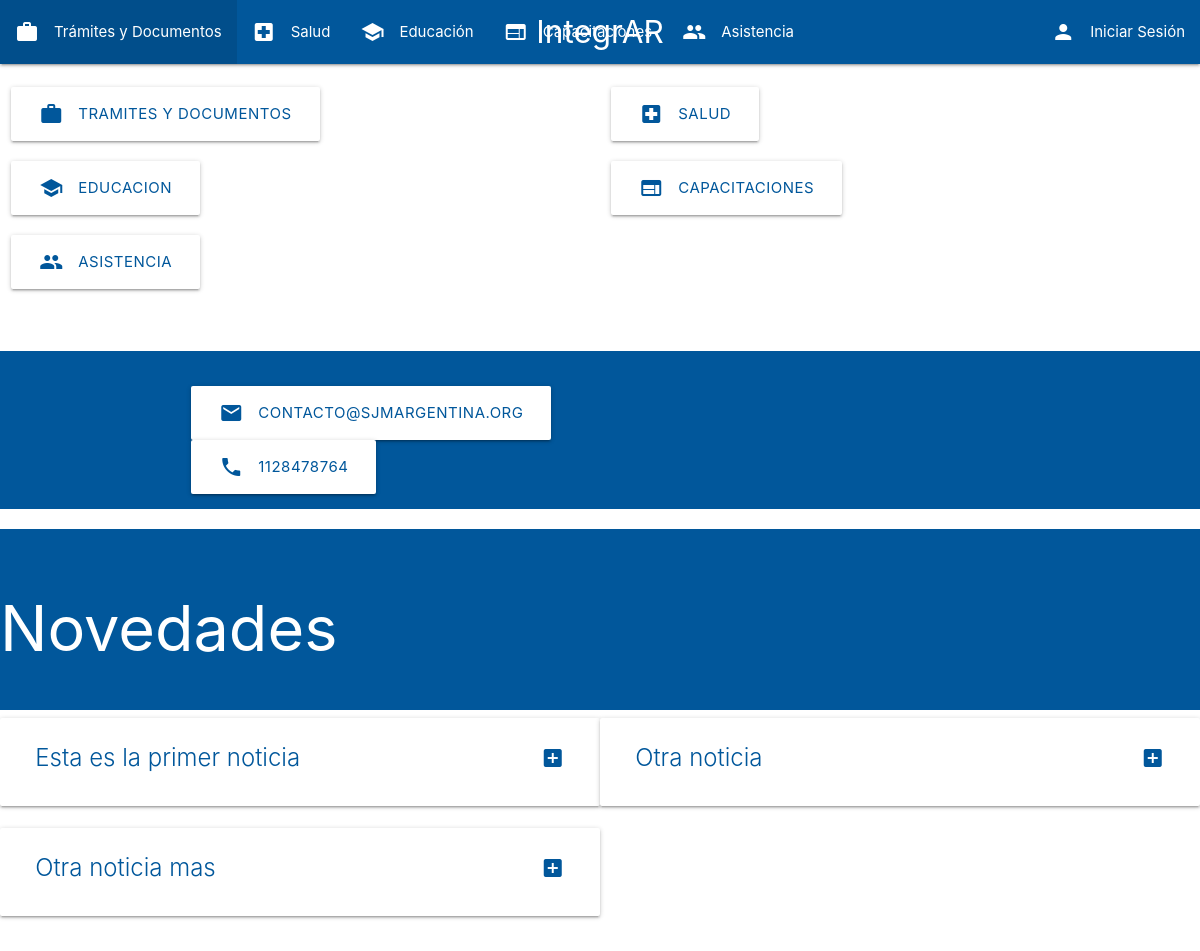
Before: / with the older database file.
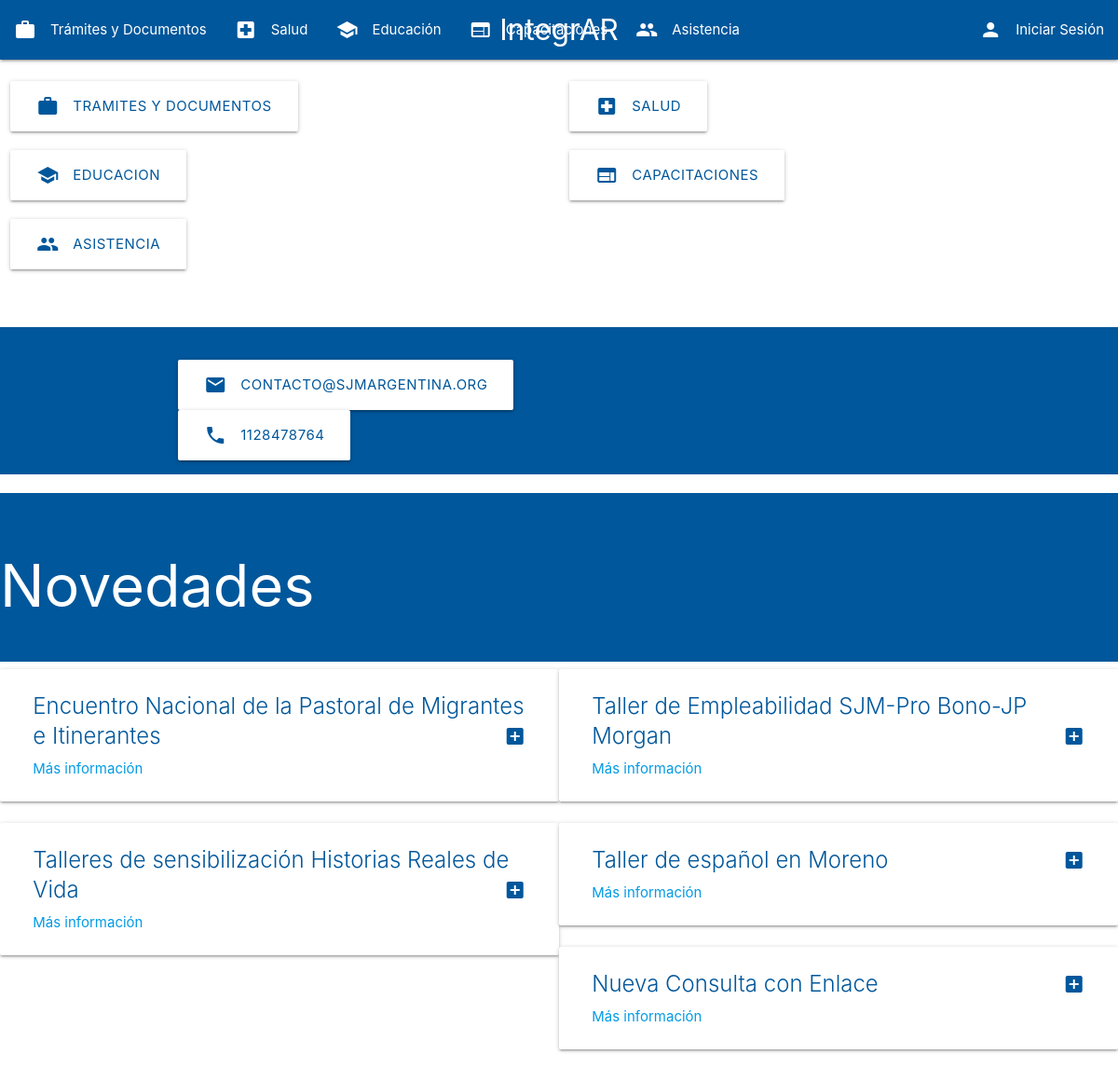
After: the same page with the newer database file.
### consultas/models.py (models this page shows, shortened)
class Consulta(models.Model):
    titulo = models.CharField(max_length=200)
    descripcion = models.TextField()
    categoria = models.ForeignKey(Categoria, on_delete=models.CASCADE, related_name='consultas', null=True)  # Permite nulos temporalmente
    enlace = models.URLField(blank=True, null=True)

### consultas/views.py (the view)
# urls.py: path('', views.inicio, name='inicio'),
def inicio(request):
    categoria_noticias = Categoria.objects.get(nombre="Noticias")
    consultas_noticias = Consulta.objects.filter(categoria=categoria_noticias)
    return render(request, 'inicio.html', {'consultas': consultas_noticias})

### consultas/templates/inicio.html (shortened to what this page needs)
<!DOCTYPE html>
<html lang="es">
<body>
    {% include 'navbar.html' %}
    <div class="row">
        <div class="row col s6">
            <a onclick="location.href='{% url 'tramites' %}'" class="waves-effect waves-light btn-large white light-blue-text text-darken-4"><i class="material-icons left">work</i>Tramites y Documentos</a>
        </div>
        <div class="row col s6">
            <a onclick="location.href='{% url 'salud' %}'" class="waves-effect waves-light btn-large white light-blue-text text-darken-4"><i class="material-icons left">local_hospital</i>Salud</a>
        </div>
        <div class="row col s6">
            <a onclick="location.href='{% url 'educacion' %}'" class="waves-effect waves-light btn-large white light-blue-text text-darken-4"><i class="material-icons left">school</i>Educacion</a>
        </div>
        <div class="row col s6">
            <a onclick="location.href='{% url 'capacitaciones' %}'" class="waves-effect waves-light btn-large white light-blue-text text-darken-4"><i class="material-icons left">web</i>Capacitaciones</a>
        </div>
        <div class="row col s6">
            <a onclick="location.href='{% url 'filtrar_consultas' %}'" class="waves-effect waves-light btn-large white light-blue-text text-darken-4"><i class="material-icons left">people</i>Asistencia</a>
        </div>
        </div>
        {% include 'footer.html' %}
    <div class="light-blue darken-4 white-text">
        <br>
        <h1>Novedades</h1>
        <br>
    </div>
    <div class="row">
        {% for consulta in consultas %}
        <div class="card col m6 light-blue-text text-darken-4">
            <div class="card-content">
            <span class="card-title activator">{{ consulta.titulo }}<i class="material-icons right">add_box
            </i></span>
            {% if consulta.enlace %}
                <p><a href="{{ consulta.enlace }}" target="_blank">Más información</a></p>
            {% endif %}
            </div>
        </div>
        {% empty %}
            <p>No hay Noticias.</p>
        {% endfor %}
    </div>
</body>
</html>

### consultas/templates/navbar.html (shortened to what this page needs)
<head>
  <link href="https://cdnjs.cloudflare.com/ajax/libs/materialize/1.0.0/css/materialize.min.css" rel="stylesheet">
</head>
<nav>
    <div class="nav-wrapper light-blue darken-4">
      <a onclick="location.href='{% url 'inicio' %}'" class="brand-logo center">IntegrAR</a>
      <ul class="left hide-on-med-and-down">
          <li><a onclick="location.href='{% url 'tramites' %}'"><i class="material-icons left">work</i>Trámites y Documentos</a></li>
          <li><a onclick="location.href='{% url 'salud' %}'"><i class="material-icons left">local_hospital</i>Salud</a></li>
          <li><a onclick="location.href='{% url 'educacion' %}'"><i class="material-icons left">school</i>Educación</a></li>
          <li><a onclick="location.href='{% url 'capacitaciones' %}'"><i class="material-icons left">web</i>Capacitaciones</a></li>
          <li><a onclick="location.href='{% url 'filtrar_consultas' %}'"><i class="material-icons left">people</i>Asistencia</a></li>
      </ul>
      <ul class="right hide-on-med-and-down">
        {% if not user.is_authenticated %}
            <li class="hide-on-med-and-down">
                <a onclick="location.href='{% url 'login' %}'">
                    <i class="material-icons left">person</i>Iniciar Sesión
                </a>
            </li>
        {% endif %}
    </ul>
  </div>
</nav>
<br>

### consultas/templates/footer.html
<br>
<footer class="page-footer light-blue darken-4">
  <div class="container">
    <div class="row">
      <div class="col l6 s12">
        <ul>
          <a class="waves-effect waves-light btn-large white light-blue-text text-darken-4"><i class="material-icons left">email</i>contacto@sjmargentina.org</a>
          <a class="waves-effect waves-light btn-large white light-blue-text text-darken-4"><i class="material-icons left">local_phone</i>1128478764</a>
        </ul>
      </div>
    </div>
  </div>
</footer>

Changed rows visible on the page:
removed Consulta: titulo "Esta es la primer noticia"
removed Consulta: titulo "Otra noticia"
removed Consulta: titulo "Otra noticia mas"
added Consulta: titulo "Encuentro Nacional de la Pastoral de Migrantes e Itinerantes"
added Consulta: titulo "Taller de Empleabilidad SJM-Pro Bono-JP Morgan"
added Consulta: titulo "Talleres de sensibilización Historias Reales de Vida"
added Consulta: titulo "Taller de español en Moreno"
added Consulta: titulo "Nueva Consulta con Enlace"
